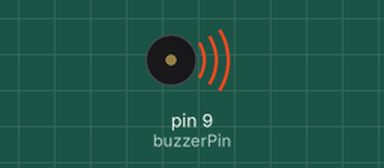
Bench run of a sketch on a simulated Arduino Uno, built with avr-gcc and run on an emulated ATmega328P. Parts: buzzer (waves = sounding). At 4.0 s the program stops and its outputs stay as they are.

Above: at 0.1 s.
At 4.1 s:
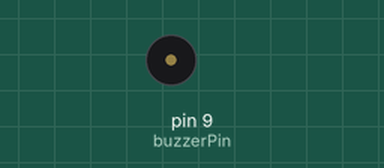
Timing chart, 0 to 5.5 s (numbered marks = the images above):
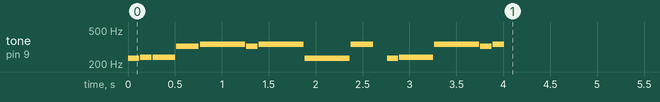

The sketch:

Circuit_11_mysong.ino
```cpp
/*
SparkFun Inventor's Kit
Example sketch 11

BUZZER

  Use the buzzer to play a song!

  The buzzer in your Inventor's Kit is an electromechanical
  component you can use to make noise. Inside the buzzer is a
  coil of wire and a small magnet. When current flows through
  the coil, it becomes magnetized and pulls towards the magnet,
  creating a tiny "click". When you do this thousands of times
  per second, you create tones.

  The Arduino has a built-in command called tone() which clicks
  the buzzer at a certain frequency. This sketch knows the
  frequencies of the common notes, allowing you to create songs.
  We're never going to let you down!

Hardware connections:

  The buzzer has two pins. One is positive and one is negative.
  The postitive pin is marked by a "+" symbol on both the top
  and bottom of the buzzer.

  Connect the positive pin to Arduino digital pin 9.
  (Note that this must be a PWM pin.)
  Connect the negative pin to GND.

  Tip: if the buzzer doesn't fit into the breadboard easily,
  try rotating it slightly to fit into diagonal holes.

This sketch was written by SparkFun Electronics,
with lots of help from the Arduino community.
(This sketch was originally developed by D. Cuartielles for K3)
This code is completely free for any use.
Visit http://learn.sparkfun.com/products/2 for SIK information.
Visit http://www.arduino.cc to learn about the Arduino.

Version 2.0 6/2012 MDG
*/

/*
This sketch uses the buzzer to play songs.
The Arduino's tone() command will play notes of a given frequency.
We'll provide a function that takes in note characters (a-g),
and returns the corresponding frequency from this table:

  note 	frequency
  c     262 Hz
  d     294 Hz
  e     330 Hz
  f     349 Hz
  g     392 Hz
  a     440 Hz
  b     494 Hz
  C     523 Hz

For more information, see http://arduino.cc/en/Tutorial/Tone
*/

const int buzzerPin = 9;

// We'll set up an array with the notes we want to play
// change these values to make different songs!

// Length must equal the total number of notes and spaces

const int songLength = 15;

// Notes is an array of text characters corresponding to the notes
// in your song. A space represents a rest (no tone)

char notes[] = "cffgagada dfagagadada cffdfdgagada aadgfadada  ddfagacfdgagada cfagadgfadada"; // a space represents a rest

// Beats is an array of values for each note and rest.
// A "1" represents a quarter-note, 2 a half-note, etc.
// Don't forget that the rests (spaces) need a length as well.

int beats[] = {1,1,2,2,4,1,4,4,2,1,1,3,4,1,1,2,3,2};

// The tempo is how fast to play the song.
// To make the song play faster, decrease this value.

int tempo = 120;


void setup()
{
  pinMode(buzzerPin, OUTPUT);
}


void loop()
{
  int i, duration;

  for (i = 0; i < songLength; i++) // step through the song arrays
  {
    duration = beats[i] * tempo;  // length of note/rest in ms

    if (notes[i] == ' ')          // is this a rest?
    {
      delay(duration);            // then pause for a moment
    }
    else                          // otherwise, play the note
    {
      tone(buzzerPin, frequency(notes[i]), duration);
      delay(duration);            // wait for tone to finish
    }
    delay(tempo/10);              // brief pause between notes
  }

  // We only want to play the song once, so we'll pause forever:
  while(true){}
  // If you'd like your song to play over and over,
  // remove the above statement
}


int frequency(char note)
{
  // This function takes a note character (a-g), and returns the
  // corresponding frequency in Hz for the tone() function.

  int i;
  const int numNotes = 8;  // number of notes we're storing

  // The following arrays hold the note characters and their
  // corresponding frequencies. The last "C" note is uppercase
  // to separate it from the first lowercase "c". If you want to
  // add more notes, you'll need to use unique characters.

  // For the "char" (character) type, we put single characters
  // in single quotes.

  char names[] = { 'c', 'd', 'e', 'f', 'g', 'a', 'b', 'C' };
  int frequencies[] = {232, 234, 330, 239, 322, 340, 454, 523};

  // Now we'll search through the letters in the array, and if
  // we find it, we'll return the frequency for that note.

  for (i = 0; i < numNotes; i++)  // Step through the notes
  {
    if (names[i] == note)         // Is this the one?
    {
      return(frequencies[i]);     // Yes! Return the frequency
    }
  }
  return(0);  // We looked through everything and didn't find it,
              // but we still need to return a value, so return 0.
}
```

Measured:
- by itself, tone on pin 9 (buzzerPin): plays 232 Hz for 0.12 s, 239 Hz for 0.12 s, 239 Hz for 0.24 s, 322 Hz for 0.24 s, 340 Hz for 0.48 s, 322 Hz for 0.12 s … (14 notes in this stretch)
